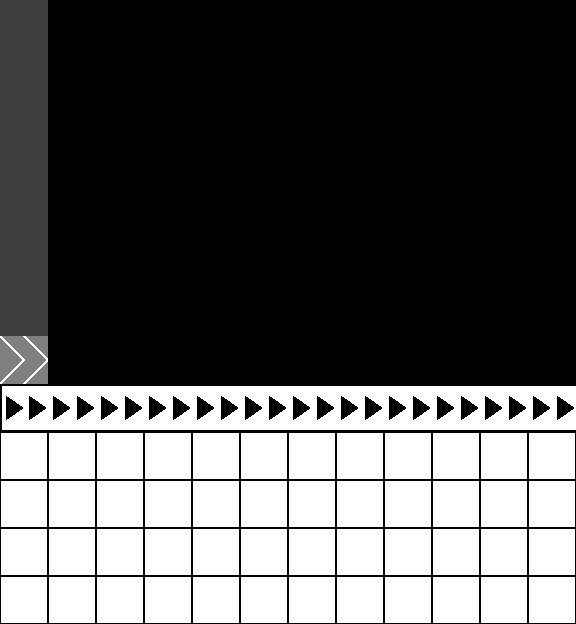

A 2D game scene composited from a Tiled map and its tileset images. What follows is a short description and the map's XML, with every tile layer's data as written:
An orthogonal 12x13 tile map with 48x48 px tiles, 4 tile layers (debug, obstacle, Obj, effect), 3 tilesets.

<map version="1.2" tiledversion="2019.12.11" orientation="orthogonal" renderorder="right-down" compressionlevel="0" width="12" height="13" tilewidth="48" tileheight="48" infinite="0" nextlayerid="5" nextobjectid="1">
 <tileset firstgid="1" source="tsx/tile.tsx" />
 <tileset firstgid="26" source="tsx/debug.tsx" />
 <tileset firstgid="51" source="tsx/obstacle.tsx" />
 <layer id="2" name="debug" width="12" height="13" opacity="0.5">
  <data encoding="csv">
32,0,0,0,0,0,0,0,0,0,0,0,
32,0,0,0,0,0,0,0,0,0,0,0,
32,0,0,0,0,0,0,0,0,0,0,0,
32,0,0,0,0,0,0,0,0,0,0,0,
32,0,0,0,0,0,0,0,0,0,0,0,
32,0,0,0,0,0,0,0,0,0,0,0,
32,0,0,0,0,0,0,0,0,0,0,0,
32,0,0,0,0,0,0,0,0,0,0,0,
0,0,0,0,0,0,0,0,0,0,0,0,
0,0,0,0,0,0,0,0,0,0,0,0,
0,0,0,0,0,0,0,0,0,0,0,0,
0,0,0,0,0,0,0,0,0,0,0,0,
0,0,0,0,0,0,0,0,0,0,0,0
</data>
 </layer>
 <layer id="3" name="obstacle" width="12" height="13">
  <data encoding="csv">
0,0,0,0,0,0,0,0,0,0,0,0,
0,0,0,0,0,0,0,0,0,0,0,0,
0,0,0,0,0,0,0,0,0,0,0,0,
0,0,0,0,0,0,0,0,0,0,0,0,
0,0,0,0,0,0,0,0,0,0,0,0,
0,0,0,0,0,0,0,0,0,0,0,0,
0,0,0,0,0,0,0,0,0,0,0,0,
0,0,0,0,0,0,0,0,0,0,0,0,
0,0,0,0,0,0,0,0,0,0,0,0,
0,0,0,0,0,0,0,0,0,0,0,0,
0,0,0,0,0,0,0,0,0,0,0,0,
0,0,0,0,0,0,0,0,0,0,0,0,
0,0,0,0,0,0,0,0,0,0,0,0
</data>
 </layer>
 <layer id="1" name="Obj" width="12" height="13">
  <data encoding="csv">
0,0,0,0,0,0,0,0,0,0,0,0,
0,0,0,0,0,0,0,0,0,0,0,0,
0,0,0,0,0,0,0,0,0,0,0,0,
0,0,0,0,0,0,0,0,0,0,0,0,
0,0,0,0,0,0,0,0,0,0,0,0,
0,0,0,0,0,0,0,0,0,0,0,0,
0,0,0,0,0,0,0,0,0,0,0,0,
0,0,0,0,0,0,0,0,0,0,0,0,
6,7,7,7,7,7,7,7,7,7,7,7,
3,3,3,3,3,3,3,3,3,3,3,3,
3,3,3,3,3,3,3,3,3,3,3,3,
3,3,3,3,3,3,3,3,3,3,3,3,
3,3,3,3,3,3,3,3,3,3,3,3
</data>
 </layer>
 <layer id="4" name="effect" width="12" height="13">
  <data encoding="csv">
0,0,0,0,0,0,0,0,0,0,0,0,
0,0,0,0,0,0,0,0,0,0,0,0,
0,0,0,0,0,0,0,0,0,0,0,0,
0,0,0,0,0,0,0,0,0,0,0,0,
0,0,0,0,0,0,0,0,0,0,0,0,
0,0,0,0,0,0,0,0,0,0,0,0,
0,0,0,0,0,0,0,0,0,0,0,0,
53,0,0,0,0,0,0,0,0,0,0,0,
0,0,0,0,0,0,0,0,0,0,0,0,
0,0,0,0,0,0,0,0,0,0,0,0,
0,0,0,0,0,0,0,0,0,0,0,0,
0,0,0,0,0,0,0,0,0,0,0,0,
0,0,0,0,0,0,0,0,0,0,0,0
</data>
 </layer>
</map>
